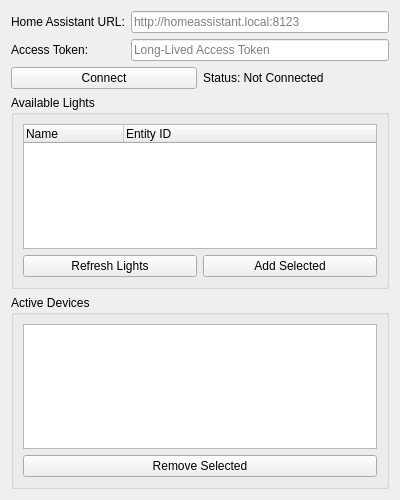
<?xml version="1.0" encoding="UTF-8"?>
<ui version="4.0">
 <class>ConfigurationDialog</class>
 <widget class="QWidget" name="ConfigurationDialog">
  <property name="geometry">
   <rect>
    <x>0</x>
    <y>0</y>
    <width>400</width>
    <height>500</height>
   </rect>
  </property>
  <property name="windowTitle">
   <string>HA Light Sync Configuration</string>
  </property>
  <layout class="QVBoxLayout" name="verticalLayout">
   <item>
    <layout class="QFormLayout" name="formLayout">
     <item row="0" column="0">
      <widget class="QLabel" name="urlLabel">
       <property name="text">
        <string>Home Assistant URL:</string>
       </property>
      </widget>
     </item>
     <item row="0" column="1">
      <widget class="QLineEdit" name="urlEdit">
       <property name="placeholderText">
        <string>http://homeassistant.local:8123</string>
       </property>
      </widget>
     </item>
     <item row="1" column="0">
      <widget class="QLabel" name="tokenLabel">
       <property name="text">
        <string>Access Token:</string>
       </property>
      </widget>
     </item>
     <item row="1" column="1">
      <widget class="QLineEdit" name="tokenEdit">
       <property name="echoMode">
        <enum>QLineEdit::Password</enum>
       </property>
       <property name="placeholderText">
        <string>Long-Lived Access Token</string>
       </property>
      </widget>
     </item>
    </layout>
   </item>
   <item>
    <layout class="QHBoxLayout" name="horizontalLayout_1">
     <item>
      <widget class="QPushButton" name="connectButton">
       <property name="text">
        <string>Connect</string>
       </property>
      </widget>
     </item>
     <item>
      <widget class="QLabel" name="statusLabel">
       <property name="text">
        <string>Status: Not Connected</string>
       </property>
      </widget>
     </item>
    </layout>
   </item>
   <item>
    <widget class="QGroupBox" name="lightsGroup">
     <property name="title">
      <string>Available Lights</string>
     </property>
     <layout class="QVBoxLayout" name="verticalLayout_2">
      <item>
       <widget class="QTreeWidget" name="lightsList">
        <property name="selectionMode">
         <enum>QAbstractItemView::MultiSelection</enum>
        </property>
        <column>
         <property name="text">
          <string>Name</string>
         </property>
        </column>
        <column>
         <property name="text">
          <string>Entity ID</string>
         </property>
        </column>
       </widget>
      </item>
      <item>
       <layout class="QHBoxLayout" name="horizontalLayout">
        <item>
         <widget class="QPushButton" name="refreshButton">
          <property name="text">
           <string>Refresh Lights</string>
          </property>
         </widget>
        </item>
        <item>
         <widget class="QPushButton" name="addSelectedButton">
          <property name="text">
           <string>Add Selected</string>
          </property>
         </widget>
        </item>
       </layout>
      </item>
     </layout>
    </widget>
   </item>
   <item>
    <widget class="QGroupBox" name="activeGroup">
     <property name="title">
      <string>Active Devices</string>
     </property>
     <layout class="QVBoxLayout" name="verticalLayout_3">
      <item>
       <widget class="QListWidget" name="activeList"/>
      </item>
      <item>
       <widget class="QPushButton" name="removeButton">
        <property name="text">
         <string>Remove Selected</string>
        </property>
       </widget>
      </item>
     </layout>
    </widget>
   </item>
  </layout>
 </widget>
 <resources/>
 <connections/>
</ui>
